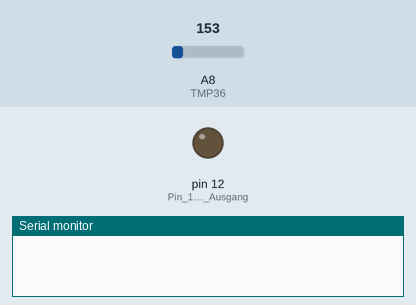
The sketch below on a simulated Arduino Mega 2560, built with avr-gcc and run on an emulated ATmega2560. On the bench: output pins drawn as LEDs (lit = HIGH), the last lines printed to the serial monitor. The inputs (shaded band) are chosen by the test bench; at power-on: A8 (TMP36) = 153.

Above: at 30.0 s.
At 60.5 s:
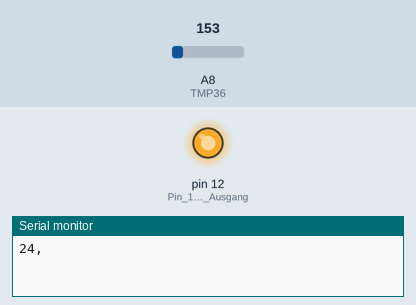
Timing chart, 0 to 80.6 s (numbered marks = the images above):
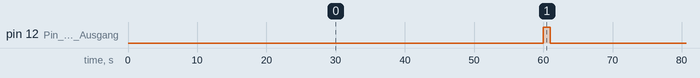

The sketch:

Tempsensor.ino
```cpp
#include <EEPROM.h>


double TMP36 = A8; //Pinbelegung Sensor, wird noch angepast
double temp_sensor; //Intwerte zwischen 0 bis 410
double temp_celsius = 0; //Umgerechnete Temperatur
int t = 1000; //Zeitspanne zwischen Temperaturabfragen;
int i;
int Werte [60];
int mittelwert;
int j;
int sum;

void setup() {
  // put your setup code here, to run once:
Serial.begin(9600); //Übertragung Serielle Schnittstelle
 pinMode(12, OUTPUT); // Pin 12 ist ein Ausgang.

}

void loop() {
// put your main code here, to run repeatedly:

for (j=1; j<2; j++){
  sum=0;
for (i=0; i<60; i++){

    temp_sensor = analogRead(TMP36); //Auslesen des temp_sensor an Pin
    temp_celsius = map(temp_sensor, 0, 410, -50, 150); //Umwandeln in Grad Celsius

    delay(t);


   Werte[i] = temp_celsius;

  sum=sum+Werte[i];


  }

mittelwert=sum/60;

   Serial.print(mittelwert);
         Serial.println(",");

}
if (temp_sensor>100){
  digitalWrite(12, HIGH); // Schalte die LED an Pin12 an.
  delay(1000); // Warte 1000 Millisekunden.
  digitalWrite(12, LOW); // Schalte die LED an Pin12 aus.

  delay(1000); // Warte 1000 Millisekunden.
}
}
```

Measured:
- by itself, pin 12 (Pin_12_ist_ein_Ausgang): alternates HIGH for 1.0 s and LOW for 61.0 s
